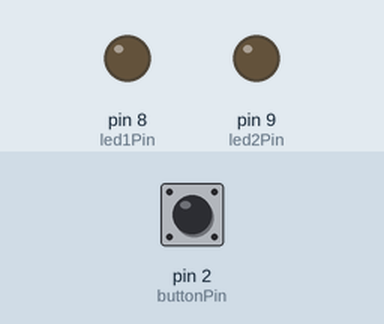
Simulated run of this sketch. Board: Arduino Uno, built with avr-gcc and run on an emulated ATmega328P. Parts: output pins drawn as LEDs (lit = HIGH). The inputs (shaded band) are chosen by the test bench; at power-on: pin 2 (buttonPin) LOW.

Above: at 1.2 s.
1.3 s: pin 2 (buttonPin) pulled HIGH for 0.15 s
At 1.37 s:
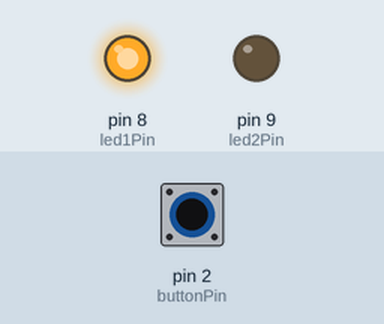
4.4 s: pin 2 (buttonPin) pulled HIGH for 3.2 s
At 8.6 s:
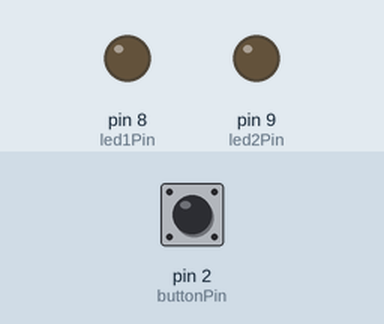
12.1 s: pin 2 (buttonPin) pulled HIGH for 1 s
At 19.0 s:
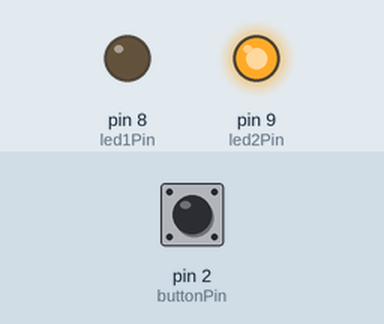
Timing chart, 0 to 20.5 s (numbered marks = the images above; inputs shaded):
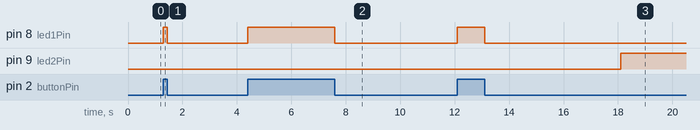

The sketch:

deadman.ino
```cpp
const int buttonPin = 2; // Button connected to pin 2
const int led1Pin = 8;   // First LED connected to pin 8
const int led2Pin = 9;   // Second LED connected to pin 9

int buttonState = 0;
int lastButtonState = 0;
unsigned long buttonReleaseTime = 0;
bool waitingForDelay = false;

void setup() {
  // Initialize pins
  pinMode(buttonPin, INPUT);
  pinMode(led1Pin, OUTPUT);
  pinMode(led2Pin, OUTPUT);

  // Start with LEDs off
  digitalWrite(led1Pin, LOW);
  digitalWrite(led2Pin, LOW);
}

void loop() {
  // Read button state
  buttonState = digitalRead(buttonPin);

  // Check if button is pressed
  if (buttonState == HIGH) {
    digitalWrite(led1Pin, HIGH); // Turn on first LED
    digitalWrite(led2Pin, LOW);  // Turn off second LED
    waitingForDelay = false;     // Cancel any waiting delay
  }

  // Check if button was just released
  if (buttonState == LOW && lastButtonState == HIGH) {
    digitalWrite(led1Pin, LOW);   // Turn off first LED
    buttonReleaseTime = millis(); // Record the time
    waitingForDelay = true;       // Start waiting for delay
  }

  // Check if 5 seconds have passed since button release
  if (waitingForDelay && (millis() - buttonReleaseTime >= 5000)) {
    digitalWrite(led2Pin, HIGH); // Turn on second LED
    waitingForDelay = false;     // Stop waiting
  }

  // Save button state for next loop
  lastButtonState = buttonState;
}
```

Measured:
- after the input at 1.3 s, pin 8 (led1Pin): LOW → HIGH at once, → LOW 0.15 s later
- after the input at 4.4 s, pin 8 (led1Pin): LOW → HIGH at once, → LOW 3.2 s later; pin 9 (led2Pin): stays LOW (without the input it goes to HIGH after 2.0 s)
- after the input at 12.1 s, pin 8 (led1Pin): LOW → HIGH at once, → LOW 1.0 s later; pin 9 (led2Pin): LOW → HIGH after 6.0 s instead of 0.50 s
